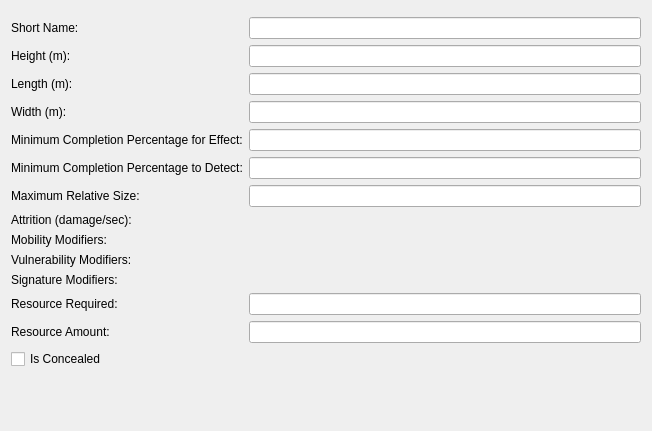
<?xml version="1.0" encoding="UTF-8"?>
<ui version="4.0">
 <class>Form</class>
 <widget class="QWidget" name="Form">
  <property name="geometry">
   <rect>
    <x>0</x>
    <y>0</y>
    <width>652</width>
    <height>431</height>
   </rect>
  </property>
  <property name="windowTitle">
   <string>Form</string>
  </property>
  <layout class="QVBoxLayout" name="verticalLayout_2">
   <item>
    <widget class="QWidget" name="myGeneralCanvas" native="true">
     <property name="sizePolicy">
      <sizepolicy hsizetype="MinimumExpanding" vsizetype="Fixed">
       <horstretch>0</horstretch>
       <verstretch>0</verstretch>
      </sizepolicy>
     </property>
     <property name="element_type" stdset="0">
      <string notr="true">general_canvas</string>
     </property>
    </widget>
   </item>
   <item>
    <widget class="QWidget" name="widget_3" native="true">
     <layout class="QVBoxLayout" name="verticalLayout_4">
      <property name="spacing">
       <number>0</number>
      </property>
      <property name="margin">
       <number>0</number>
      </property>
      <item>
       <widget class="QWidget" name="widget" native="true">
        <layout class="QVBoxLayout" name="verticalLayout">
         <property name="margin">
          <number>0</number>
         </property>
         <item>
          <layout class="QGridLayout" name="gridLayout">
           <item row="0" column="0">
            <widget class="QLabel" name="short_name_label">
             <property name="text">
              <string>Short Name:</string>
             </property>
            </widget>
           </item>
           <item row="0" column="1">
            <widget class="QLineEdit" name="short_name"/>
           </item>
           <item row="1" column="0">
            <widget class="QLabel" name="Height_label">
             <property name="toolTip">
              <string>Height of the object.  Negative height means depth</string>
             </property>
             <property name="text">
              <string>Height (m):</string>
             </property>
            </widget>
           </item>
           <item row="1" column="1">
            <widget class="QLineEdit" name="Height">
             <property name="toolTip">
              <string>Height of the object.  Negative height means depth.</string>
             </property>
             <property name="element_container" stdset="0">
              <string>parameter-data</string>
             </property>
            </widget>
           </item>
           <item row="2" column="0">
            <widget class="QLabel" name="Length_label">
             <property name="toolTip">
              <string>Length of object in meters</string>
             </property>
             <property name="text">
              <string>Length (m):</string>
             </property>
            </widget>
           </item>
           <item row="2" column="1">
            <widget class="QLineEdit" name="Length">
             <property name="toolTip">
              <string>Length of the object</string>
             </property>
             <property name="element_container" stdset="0">
              <string>parameter-data</string>
             </property>
            </widget>
           </item>
           <item row="3" column="0">
            <widget class="QLabel" name="Width_label">
             <property name="text">
              <string>Width (m):</string>
             </property>
            </widget>
           </item>
           <item row="3" column="1">
            <widget class="QLineEdit" name="Width">
             <property name="toolTip">
              <string>Width of the object</string>
             </property>
             <property name="element_container" stdset="0">
              <string>parameter-data</string>
             </property>
            </widget>
           </item>
           <item row="4" column="0">
            <widget class="QLabel" name="Minimum_Completion_Percentage_For_Effect_label">
             <property name="text">
              <string>Minimum Completion Percentage for Effect:</string>
             </property>
            </widget>
           </item>
           <item row="4" column="1">
            <widget class="QLineEdit" name="Minimum_Completion_Percentage_For_Effect">
             <property name="toolTip">
              <string>Completion percentage required for this object to affect units</string>
             </property>
             <property name="element_container" stdset="0">
              <string>parameter-data</string>
             </property>
            </widget>
           </item>
           <item row="5" column="0">
            <widget class="QLabel" name="Minimum_Completion_Percentage_To_Detect_label">
             <property name="text">
              <string>Minimum Completion Percentage to Detect:</string>
             </property>
            </widget>
           </item>
           <item row="5" column="1">
            <widget class="QLineEdit" name="Minimum_Completion_Percentage_To_Detect">
             <property name="toolTip">
              <string>Completion percentage required for this object to be detected</string>
             </property>
             <property name="element_container" stdset="0">
              <string>parameter-data</string>
             </property>
            </widget>
           </item>
           <item row="6" column="0">
            <widget class="QLabel" name="Maximum_Relative_Size_Of_Effected_label">
             <property name="toolTip">
              <string>The maximum size of the unit, relative to the size of this area, which receive the effects of this area.</string>
             </property>
             <property name="text">
              <string>Maximum Relative Size:</string>
             </property>
            </widget>
           </item>
           <item row="6" column="1">
            <widget class="QLineEdit" name="Maximum_Relative_Size_Of_Effected">
             <property name="toolTip">
              <string>Maximum size of a unit, relative to the area of this object, that can receive the effects of this object</string>
             </property>
             <property name="element_container" stdset="0">
              <string>parameter-data</string>
             </property>
            </widget>
           </item>
           <item row="7" column="0">
            <widget class="QLabel" name="Attrition_Per_Second_label">
             <property name="text">
              <string>Attrition (damage/sec):</string>
             </property>
            </widget>
           </item>
           <item row="7" column="1">
            <widget class="QWidget" name="Attrition_Per_Second" native="true">
             <property name="element_container" stdset="0">
              <string>parameter-data</string>
             </property>
             <property name="disable_if_multiple_selection" stdset="0">
              <bool>true</bool>
             </property>
            </widget>
           </item>
           <item row="8" column="0">
            <widget class="QLabel" name="Mobility_Modifiers_label">
             <property name="text">
              <string>Mobility Modifiers:</string>
             </property>
            </widget>
           </item>
           <item row="8" column="1">
            <widget class="QWidget" name="Mobility_Modifiers" native="true">
             <property name="element_container" stdset="0">
              <string>parameter-data</string>
             </property>
             <property name="disable_if_multiple_selection" stdset="0">
              <bool>true</bool>
             </property>
            </widget>
           </item>
           <item row="9" column="0">
            <widget class="QLabel" name="Vulnerability_Modifiers_label">
             <property name="text">
              <string>Vulnerability Modifiers:</string>
             </property>
            </widget>
           </item>
           <item row="9" column="1">
            <widget class="QWidget" name="Vulnerability_Modifiers" native="true">
             <property name="element_container" stdset="0">
              <string>parameter-data</string>
             </property>
             <property name="disable_if_multiple_selection" stdset="0">
              <bool>true</bool>
             </property>
            </widget>
           </item>
           <item row="10" column="0">
            <widget class="QLabel" name="Signature_Modifiers_label">
             <property name="text">
              <string>Signature Modifiers:</string>
             </property>
            </widget>
           </item>
           <item row="10" column="1">
            <widget class="QWidget" name="Signature_Modifiers" native="true">
             <property name="element_container" stdset="0">
              <string>parameter-data.Signature-Modifiers</string>
             </property>
             <property name="disable_if_multiple_selection" stdset="0">
              <bool>true</bool>
             </property>
             <property name="element_type" stdset="0">
              <string notr="true">environmental_signature_modifier</string>
             </property>
            </widget>
           </item>
           <item row="11" column="0">
            <widget class="QLabel" name="Resource_Required_label">
             <property name="text">
              <string>Resource Required:</string>
             </property>
            </widget>
           </item>
           <item row="11" column="1">
            <widget class="QLineEdit" name="Resource_Required">
             <property name="toolTip">
              <string>The name of the resource (or ammunition) required to construct this object</string>
             </property>
             <property name="element_container" stdset="0">
              <string>parameter-data</string>
             </property>
            </widget>
           </item>
           <item row="12" column="0">
            <widget class="QLabel" name="Resource_Amount_label">
             <property name="text">
              <string>Resource Amount:</string>
             </property>
            </widget>
           </item>
           <item row="12" column="1">
            <widget class="QLineEdit" name="Resource_Amount">
             <property name="toolTip">
              <string>The amount of the resource required to construct this object</string>
             </property>
             <property name="element_container" stdset="0">
              <string>parameter-data</string>
             </property>
            </widget>
           </item>
           <item row="13" column="0">
            <widget class="QCheckBox" name="Concealed">
             <property name="text">
              <string>Is Concealed</string>
             </property>
            </widget>
           </item>
          </layout>
         </item>
        </layout>
       </widget>
      </item>
     </layout>
    </widget>
   </item>
   <item>
    <widget class="QWidget" name="myDisplayCanvas" native="true">
     <property name="sizePolicy">
      <sizepolicy hsizetype="MinimumExpanding" vsizetype="Preferred">
       <horstretch>0</horstretch>
       <verstretch>0</verstretch>
      </sizepolicy>
     </property>
     <property name="minimumSize">
      <size>
       <width>0</width>
       <height>0</height>
      </size>
     </property>
     <property name="element_type" stdset="0">
      <string notr="true">display_widget_canvas</string>
     </property>
     <property name="stacked_layout" stdset="0">
      <bool>true</bool>
     </property>
    </widget>
   </item>
  </layout>
 </widget>
 <resources/>
 <connections/>
</ui>
